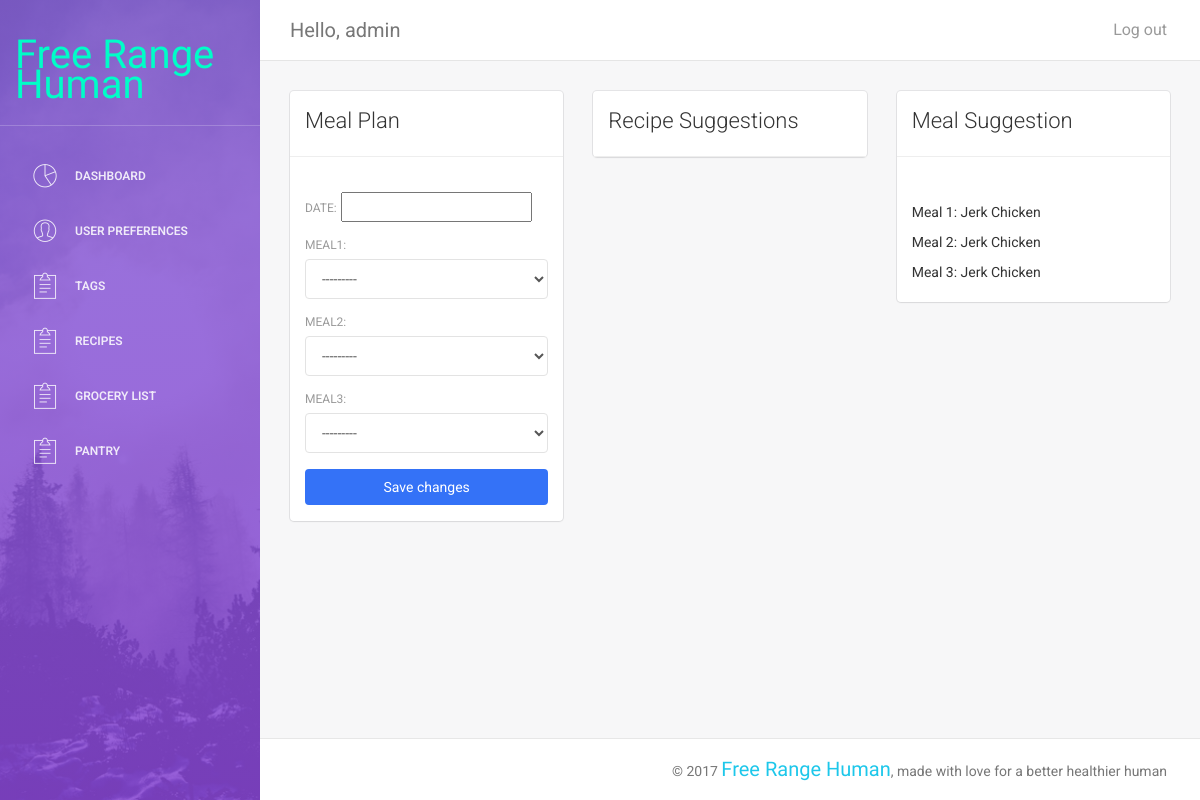
/dashboard/add_meal/ (signed in), run on an earlier commit of the app's database.
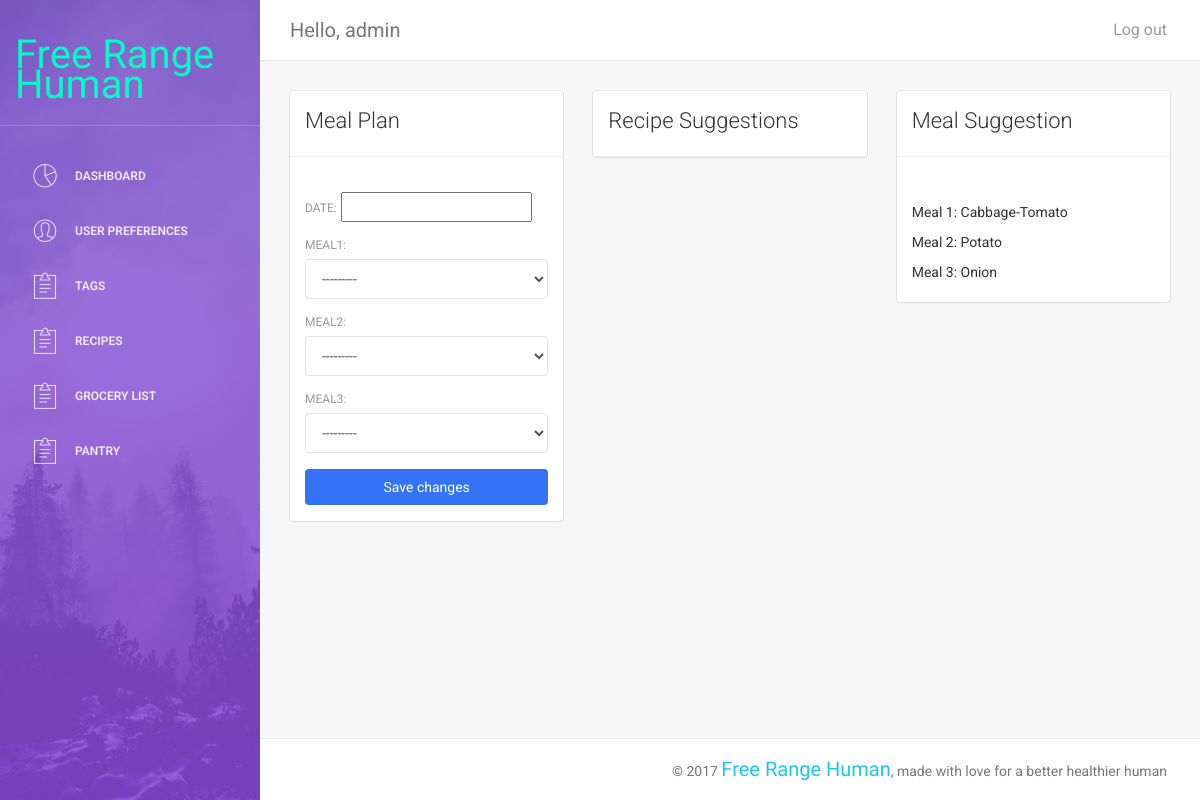
And on a later commit of the database.
### dashboard/models.py (models this page shows, shortened)
class DailyMealPlan(models.Model):
	meal_plan_id = models.AutoField(primary_key=True)
	meal1 = models.ForeignKey('Recipe', related_name="meal1", on_delete=models.CASCADE)
	meal2 = models.ForeignKey('Recipe', related_name="meal2", on_delete=models.CASCADE)
	meal3 = models.ForeignKey('Recipe', related_name="meal3", on_delete=models.CASCADE)

class Recipe(models.Model):
	recipe_id = models.AutoField(primary_key=True)
	recipe_name = models.CharField(max_length=50)
	calories = models.IntegerField()
	servings = models.IntegerField()
	fat = models.IntegerField()
	carb = models.IntegerField()
	protein = models.IntegerField()
	ingredients = models.ManyToManyField(Ingredient)
	tags = models.ManyToManyField(Tag)
	def __str__(self):
		return self.recipe_name

### dashboard/views.py (the view)
@login_required
def add_MealPlan(request):
    calorie_base = random.randint(200,250)
    calorie_start =  calorie_base - 200
    calorie_end = calorie_base + 200
    fat_base = random.randint(10, 10)
    fat_start = fat_base - 10
    fat_end = fat_base + 10
    carb_base = random.randint(10, 10)
    carb_start = carb_base - 10
    carb_end = carb_base + 10
    protein_base = random.randint(10, 10)
    protein_start = protein_base - 10
    protein_end = protein_base + 10
    rec_suggestions = Recipe.objects.filter(calories__range=[calorie_start, calorie_end], fat__range=[fat_start, fat_end], carb__range=[carb_start,carb_end], protein__range=[protein_start,protein_end])[:5]
    AllMeals = DailyMealPlan.objects.all()
    meal_suggestions = random.choice(AllMeals)
    if request.method == 'POST':
        meal_plan = DailyMealPlanForm(request.POST)
        Calendar_date = CalendarForm(request.POST)
        if meal_plan.is_valid() and Calendar_date.is_valid():
            mp = meal_plan.save()
            mp.refresh_from_db()
            c = Calendar(user_id=request.user.id, meal_plans=mp, date=Calendar_date.cleaned_data.get('date'))
            c.save()
            messages.success(request, 'Your meal_plan was successfully updated!')
            return redirect(redirectUrl)
        else:
            messages.error(request, 'Please correct the error below.')
    else:
        meal_plan = DailyMealPlanForm()
        Calendar_date = CalendarForm()
    return render(request, 'meal_plan.html', context={
        'meal_plan': meal_plan,
        'Calendar_date': Calendar_date,
        'suggestions': rec_suggestions,
        'meal_suggestions': meal_suggestions
    })

### dashboard/forms.py
class DailyMealPlanForm(forms.ModelForm):
    class Meta:
        model = DailyMealPlan
        fields = ('meal1', 'meal2', 'meal3')
    def __init__(self, *args, **kwargs):
        super(DailyMealPlanForm, self).__init__(*args, **kwargs)
        self.fields['meal1'].widget.attrs['class'] = 'form-control'
        self.fields['meal2'].widget.attrs['class'] = 'form-control'
        self.fields['meal3'].widget.attrs['class'] = 'form-control'

class CalendarForm(forms.ModelForm):
    class Meta:
        model = Calendar
        fields = ('date',)

### dashboard/templates/meal_plan.html (shortened to what this page needs)
{% extends "theme/dashboard.html" %} {% block content %}
<div class="col-md-4">
    <div class="card">
        <div class="header">
            <h4 class="title">Meal Plan</h4>
        </div>
        <hr>
        <div class="content">
            <form method="post">
                {% csrf_token %} {{ Calendar_date.as_p }} {{ meal_plan.as_p }}
                <div class="row">
                    <div class="col-md-12">
                        <button class="btn btn-primary btn-fill col-md-12" type="submit">Save changes</button>
                    </div>
                </div>
            </form>
        </div>
    </div>
</div>
<div class="col-md-4">
    <div class="card">
        <div class="header">
            <h4 class="title">Recipe Suggestions</h4>
        </div>
        <hr>
    </div>
</div>
<div class="col-md-4">
    <div class="card">
        <div class="header">
            <h4 class="title">Meal Suggestion</h4>
        </div>
        <hr>
        <div class="content">
        <div class="meal_suggestion">
            <p></p>Meal 1: {{ meal_suggestions.meal1.recipe_name }}</p>
            <p></p>Meal 2: {{ meal_suggestions.meal2.recipe_name }}</p>
            <p></p>Meal 3: {{ meal_suggestions.meal3.recipe_name }}</p>
        </div>
        </div>
    </div>
</div>
{% endblock %}

What changed in the data, as far as the page shows it:
removed DailyMealPlan: meal1.recipe_name "Jerk Chicken", meal2.recipe_name "Jerk Chicken", meal3.recipe_name "Jerk Chicken"
added DailyMealPlan: meal1.recipe_name "Cabbage-Tomato", meal2.recipe_name "Potato", meal3.recipe_name "Onion"
